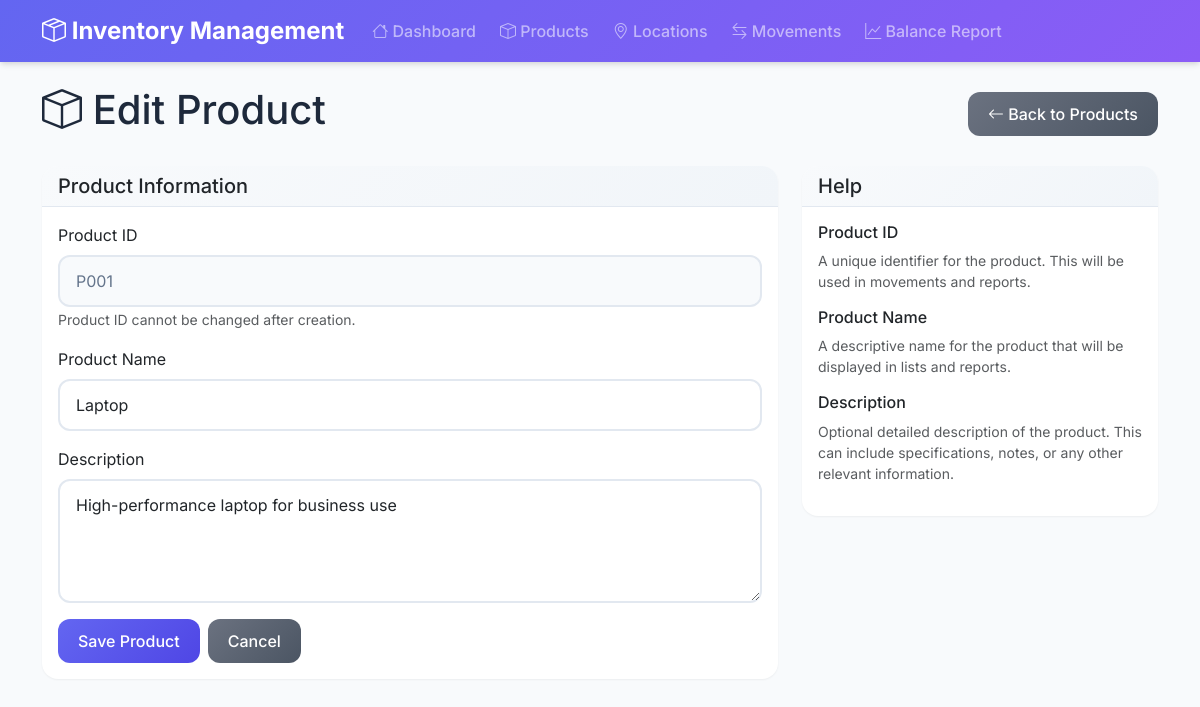
Screenshot of /products/edit/P001 with the database file from the repository.
### app.py (models this page shows, shortened)
class Product(db.Model):
    product_id = db.Column(db.String(50), primary_key=True)
    name = db.Column(db.String(100), nullable=False)
    description = db.Column(db.Text)

### app.py (the view)
@app.route('/products/edit/<product_id>', methods=['GET', 'POST'])
def edit_product(product_id):
    product = Product.query.get_or_404(product_id)
    form = ProductForm(obj=product)
    if form.validate_on_submit():
        product.name = form.name.data
        product.description = form.description.data
        db.session.commit()
        flash('Product updated successfully!', 'success')
        return redirect(url_for('products'))
    return render_template('product_form.html', form=form, title='Edit Product')

### app.py
class ProductForm(FlaskForm):
    product_id = StringField('Product ID', validators=[DataRequired()])
    name = StringField('Product Name', validators=[DataRequired()])
    description = TextAreaField('Description')
    submit = SubmitField('Save Product')

### templates/product_form.html (shortened to what this page needs)
{% extends "base.html" %}
{% block content %}
<div class="row">
    <div class="col-12">
        <div class="d-flex justify-content-between align-items-center mb-4">
            <h1><i class="bi bi-box"></i> {{ title }}</h1>
            <a href="{{ url_for('products') }}" class="btn btn-secondary">
                <i class="bi bi-arrow-left"></i> Back to Products
            </a>
        </div>
    </div>
</div>
<div class="row">
    <div class="col-md-8">
        <div class="card">
            <div class="card-header">
                <h5 class="mb-0">Product Information</h5>
            </div>
            <div class="card-body">
                <form method="POST">
                    <div class="mb-3">
                        {{ form.product_id.label(class="form-label") }}
                        {% if title == 'Edit Product' %}
                            {{ form.product_id(class="form-control", readonly=true) }}
                            <small class="form-text text-muted">Product ID cannot be changed after creation.</small>
                        {% else %}
                            {{ form.product_id(class="form-control") }}
                        {% endif %}
                    </div>
                    <div class="mb-3">
                        {{ form.name.label(class="form-label") }}
                        {{ form.name(class="form-control") }}
                    </div>
                    <div class="mb-3">
                        {{ form.description.label(class="form-label") }}
                        {{ form.description(class="form-control", rows="4") }}
                    </div>
                    <div class="d-flex gap-2">
                        {{ form.submit(class="btn btn-primary") }}
                        <a href="{{ url_for('products') }}" class="btn btn-secondary">Cancel</a>
                    </div>
                </form>
            </div>
        </div>
    </div>
    <div class="col-md-4">
        <div class="card">
            <div class="card-header">
                <h5 class="mb-0">Help</h5>
            </div>
            <div class="card-body">
                <h6>Product ID</h6>
                <p class="small text-muted">A unique identifier for the product. This will be used in movements and reports.</p>
                <h6>Product Name</h6>
                <p class="small text-muted">A descriptive name for the product that will be displayed in lists and reports.</p>
                <h6>Description</h6>
                <p class="small text-muted">Optional detailed description of the product. This can include specifications, notes, or any other relevant information.</p>
            </div>
        </div>
    </div>
</div>
{% endblock %}

### templates/base.html (style rules this page uses)
:root { --primary-color: #6366f1; --primary-dark: #4f46e5; --secondary-color: #8b5cf6; --success-color: #10b981; --warning-color: #f59e0b; --danger-color: #ef4444; --info-color: #06b6d4; --light-bg: #f8fafc; --dark-text: #1e293b; --muted-text: #64748b; --border-color: #e2e8f0; --shadow-sm: 0 1px 2px 0 rgba(0, 0, 0, 0.05); --shadow-md: 0 4px 6px -1px rgba(0, 0, 0, 0.1), 0 2px 4px -1px rgba(0, 0, 0, 0.06); --shadow-lg: 0 10px 15px -3px rgba(0, 0, 0, 0.1), 0 4px 6px -2px rgba(0, 0, 0, 0.05); }
* { font-family: 'Inter', sans-serif; }
body { background-color: var(--light-bg); color: var(--dark-text); }
.card { border: none; border-radius: 1rem; box-shadow: var(--shadow-sm); transition: all 0.3s ease; background: white; }
.card-header { background: linear-gradient(135deg, #f8fafc 0%, #f1f5f9 100%); border-bottom: 1px solid var(--border-color); border-radius: 1rem 1rem 0 0 !important; font-weight: 600; }
.btn { border-radius: 0.75rem; font-weight: 500; padding: 0.625rem 1.25rem; transition: all 0.3s ease; border: none; }
.btn-primary { background: linear-gradient(135deg, var(--primary-color) 0%, var(--primary-dark) 100%); }
.btn-secondary { background: linear-gradient(135deg, #6b7280 0%, #4b5563 100%); }
.form-control { border-radius: 0.75rem; border: 2px solid var(--border-color); padding: 0.75rem 1rem; transition: all 0.3s ease; }
.form-control[readonly] { background-color: #f8fafc; border-color: var(--border-color); color: var(--muted-text); }

### rows the page displays
Product: product_id "P001", name "Laptop", description "High-performance laptop for business use"

### other values shown
{{ title }} "Edit Product"
